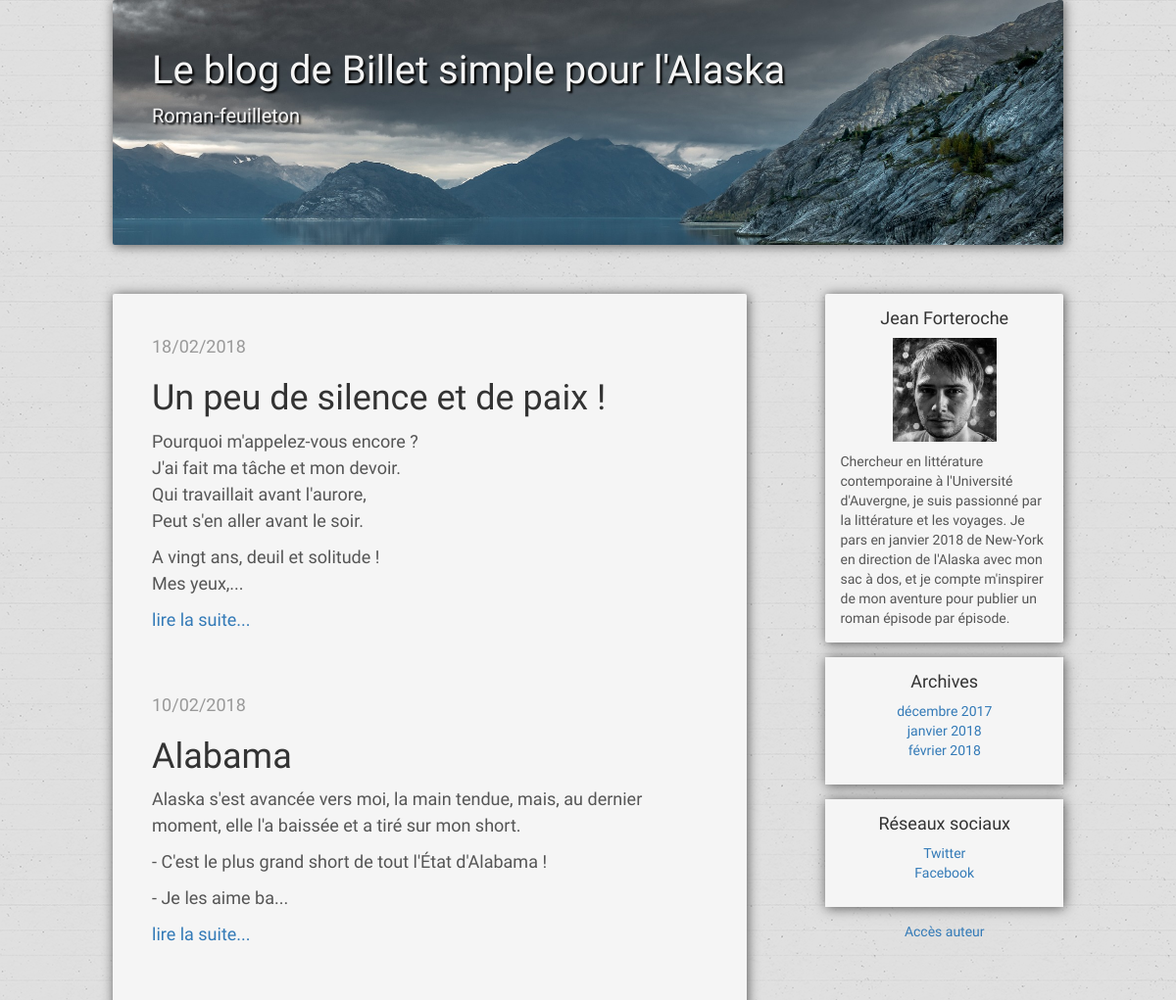
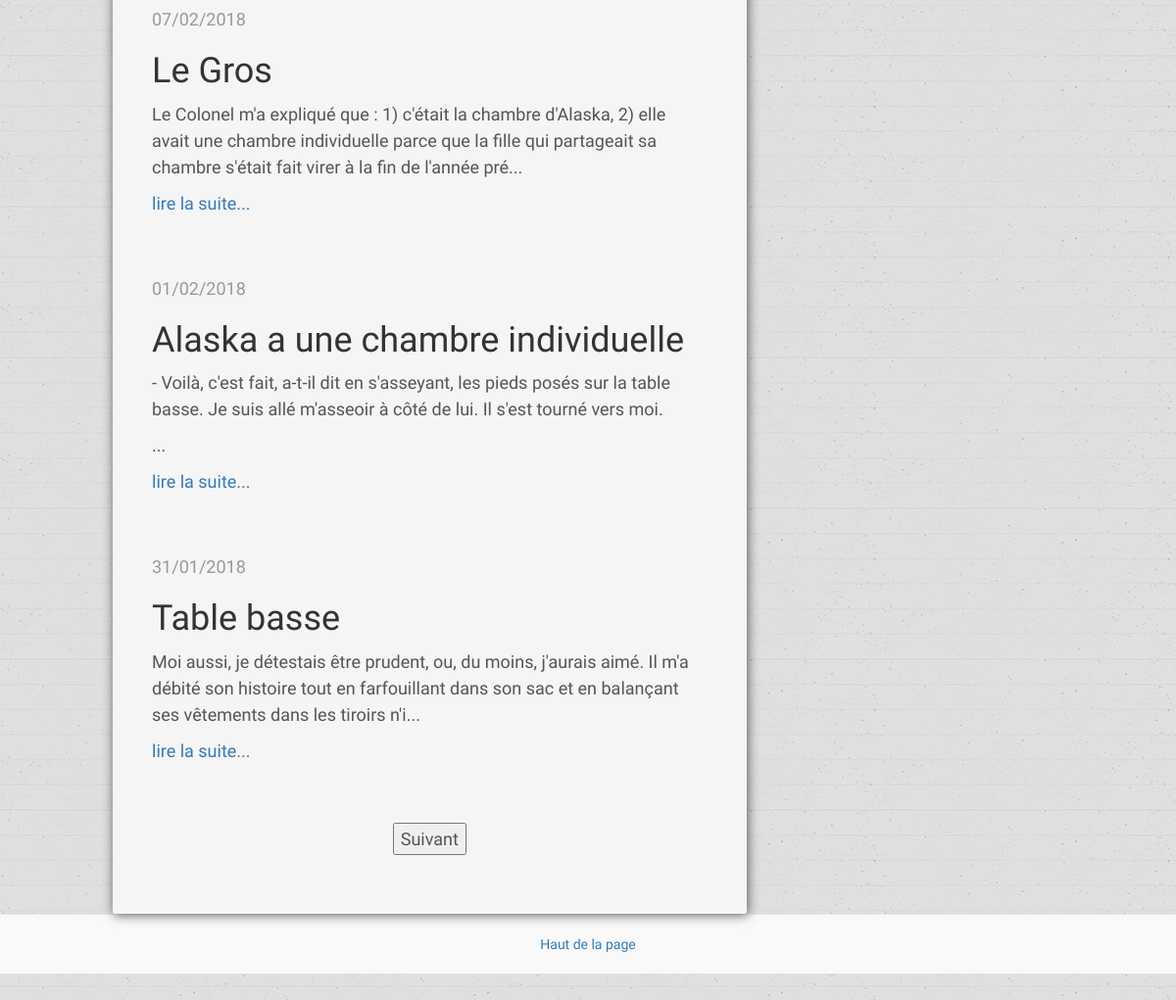
The page / on the database its author committed (2 pictures, top to bottom).
### tables this page shows
CREATE TABLE `posts` (
  `id` int(11) NOT NULL,
  `content` text NOT NULL,
  `date_creation` date NOT NULL
);

### model/Frontend.php (called while the page is built, shortened)
<?php
require_once('model/PostManager.php');
class Frontend extends Manager {
    public function __construct() {
        $this->_postManager = new \OpenClassrooms\Blog\Model\PostManager();
    }
    public function listPosts1($page) {
        $totalPages = $this->_postManager->getTotalPages();
        $cPage = $this->_postManager->getCPage($page);
        $posts = $this->_postManager->getPosts();
        $months = $this->_postManager->getMonths();
        require('view/frontend/listPostsView.php');
    }
}

### index.php (called while the page is built, shortened)
<?php
$router = new \OpenClassrooms\Blog\Model\Router();
$router->direct();

### model/PostManager.php (called while the page is built, shortened)
<?php
require_once("model/Manager.php");
class PostManager extends Manager {
    private $cPage;
    private $nbPostsPerPage = 5;
    public function getTotalPages() {
        $sql = 'SELECT COUNT(*) AS totalPosts FROM posts';
        $req = $this->executeRequest($sql);
        while ($data = $req->fetch()) {
            $totalPosts = $data['totalPosts'];
        }
        $totalPages = ceil($totalPosts / $this->nbPostsPerPage);
        return $totalPages;
    }
    public function getCPage($page) {
        $totalPages = $this->getTotalPages();
        $this->cPage = intval($page);
        return $this->cPage;
    }
    public function getPosts() {
        $limit = ($this->cPage - 1)*$this->nbPostsPerPage;
        $sql = 'SELECT id, SUBSTRING(content, 1, 250) AS short_content, DATE_FORMAT(date_creation, \'%d/%m/%Y\') AS creation_date_fr FROM posts ORDER BY id DESC LIMIT ' . $limit . ',' . $this->nbPostsPerPage;
        $req = $this->executeRequest($sql);
        return $req;
    }
    public function getMonths() {
        $sql = 'SELECT MONTH(date_creation) AS m,
        CASE WHEN MONTH(date_creation) = 1 THEN \'janvier\'
        WHEN MONTH(date_creation) = 2 THEN \'février\'
        WHEN MONTH(date_creation) = 3 THEN \'mars\'
        WHEN MONTH(date_creation) = 4 THEN \'avril\'
        WHEN MONTH(date_creation) = 5 THEN \'mai\'
        WHEN MONTH(date_creation) = 6 THEN \'juin\'
        WHEN MONTH(date_creation) = 7 THEN \'juillet\'
        WHEN MONTH(date_creation) = 8 THEN \'août\'
        WHEN MONTH(date_creation) = 9 THEN \'septembre\'
        WHEN MONTH(date_creation) = 10 THEN \'octobre\'
        WHEN MONTH(date_creation) = 11 THEN \'novembre\'
        WHEN MONTH(date_creation) = 12 THEN \'décembre\'
        END AS mois,
        YEAR(date_creation) AS y FROM posts GROUP BY y, m';
        $months = $this->executeRequest($sql);
        return $months;
    }
}

### model/Manager.php (called while the page is built, shortened)
<?php
abstract class Manager {
        private $db;
        protected function executeRequest($sql, $params = null) {
          if ($params == null) {
            $result = $this->getDb()->query($sql);
          }
          else {
            $result = $this->getDb()->prepare($sql);
            $result->execute($params);
          }
          return $result;
        }
        private function getDb() {
          if ($this->db == null) {
            $this->db = new \PDO('mysql:host=localhost;dbname=writer_blog;charset=utf8', 'root', 'root');
          }
          return $this->db;
        }
}

### view/frontend/listPostsView.php (the view, shortened to what this page needs)
  <div class="container">
    <div class="row">
      <div class="col-sm-8 blog-main">
        <?php
          while ($data = $posts->fetch()) {
        ?>
          <div class="blog-post">
            <p class="blog-post-meta">
              <?= $data['creation_date_fr'] ?>
            </p>
            <p>
              <?= html_entity_decode($data['short_content']); ?>...
            </p>
            <a href="index.php?action=seeOnePost&amp;id=<?= $data['id'] ?>">  lire la suite... </a>
          </div>
        <?php
          }
        ?>
        <nav class="pager">
          <?php
            if($cPage < $totalPages) {
              $next=$cPage+1;
          ?>
            <form action="index.php?action=changePage&amp;page=<?= $next ?>" method="post">
              <input type="submit" value="Suivant">
            </form>
          <?php
            }
          ?>
        </nav>
      </div>
      <div class="col-sm-3 col-sm-offset-1 blog-sidebar">
        <div class="sidebar-module sidebar-module-inset">
          <h4>Jean Forteroche</h4>
          <img src="public/images/photo.jpg" alt="portrait">
          <p>Chercheur en littérature contemporaine à l'Université d'Auvergne, je suis passionné par la littérature et les voyages. Je pars en janvier 2018 de New-York en direction de l'Alaska avec mon sac à dos, et je compte m'inspirer de mon aventure pour publier un roman épisode par épisode.</p>
        </div>
        <div class="sidebar-module">
          <h4>Archives</h4>
          <ol class="list-unstyled">
            <?php
              while ($data = $months->fetch()) {
            ?>
                <li><a href="index.php?action=seePostsPerMonth&amp;m=<?= $data['m'] ?>"><?= $data['mois']; ?> <?= $data['y']; ?></a></li>
            <?php
              }
            ?>
          </ol>
        </div>
        <div class="sidebar-module">
          <h4>Réseaux sociaux</h4>
          <ol class="list-unstyled">
            <li><a href="#">Twitter</a></li>
            <li><a href="#">Facebook</a></li>
          </ol>
        </div>
        <p><a href="index.php?action=login">Accès auteur</a></p>
      </div>
    </div>
  </div>
  <footer class="blog-footer">
    <p><a href="#">Haut de la page</a></p>
  </footer>
<?php require('./view/template.php'); ?>

### public/css/style.css (style rules this page uses)
body { font-family: 'ABeeZee', sans-serif; color: #555; background-image:url(../images/pattern.png); background-repeat: repeat; }
h1, .h1, h2, .h2, h3, .h3, h4, .h4, h5, .h5, h6, .h6 { margin-top: 0; font-family: 'ABeeZee', sans-serif; font-weight: normal; color: #333; }
@media (min-width: 1200px) { .container { width: 970px; } }
.blog-main { font-size: 18px; line-height: 1.5; background-color: #f5f5f5; padding: 40px; border-radius: 2px; box-shadow: 1px 1px 12px #555; }
.sidebar-module { padding: 15px; margin: 0 -15px 15px; background-color: #f5f5f5; box-shadow: 1px 1px 12px #555; }
.blog-sidebar { text-align: center; }
.sidebar-module-inset { padding: 15px; background-color: #f5f5f5; border-radius: 2px; }
.sidebar-module-inset p:last-child, .sidebar-module-inset ul:last-child, .sidebar-module-inset ol:last-child { margin-bottom: 0; }
.sidebar-module-inset p { text-align: left; }
.sidebar-module-inset img { width: 50%; margin-bottom: 10px; }
.pager { display: flex; justify-content: center; }
.blog-post { margin-bottom: 60px; }
.blog-post-meta { margin-bottom: 20px; color: #999; }
.blog-footer { padding: 20px 0; color: #999; text-align: center; background-color: #f9f9f9; border-top: 1px solid #e5e5e5; }
.blog-footer p:last-child { margin-bottom: 0; }

### rows shown on the page
posts: creation_date_fr "18/02/2018", short_content "Un peu de silence et de paix ! Pourquoi m'appelez-vous encore ? J'ai fait ma tâche et mon devoir. Qui travaillait avant l'aurore, Peut s'en aller avant le soir. A vingt ans, deuil et solitude ! Mes yeux,"
posts: creation_date_fr "10/02/2018", short_content "Alabama Alaska s'est avancée vers moi, la main tendue, mais, au dernier moment, elle l'a baissée et a tiré sur mon short. - C'est le plus grand short de tout l'État d'Alabama ! - Je les aime ba"
posts: creation_date_fr "07/02/2018", short_content "Le Gros Le Colonel m'a expliqué que : 1) c'était la chambre d'Alaska, 2) elle avait une chambre individuelle parce que la fille qui partageait sa chambre s'était fait virer à la fin de l'année pré"
posts: creation_date_fr "01/02/2018", short_content "Alaska a une chambre individuelle - Voilà, c'est fait, a-t-il dit en s'asseyant, les pieds posés sur la table basse. Je suis allé m'asseoir à côté de lui. Il s'est tourné vers moi."
posts: creation_date_fr "31/01/2018", short_content "Table basse Moi aussi, je détestais être prudent, ou, du moins, j'aurais aimé. Il m'a débité son histoire tout en farfouillant dans son sac et en balançant ses vêtements dans les tiroirs n'i"

### other values the page prints
$data['mois'] "décembre"
$data['y'] "2017"
$data['mois'] "janvier"
$data['y'] "2018"
$data['mois'] "février"
